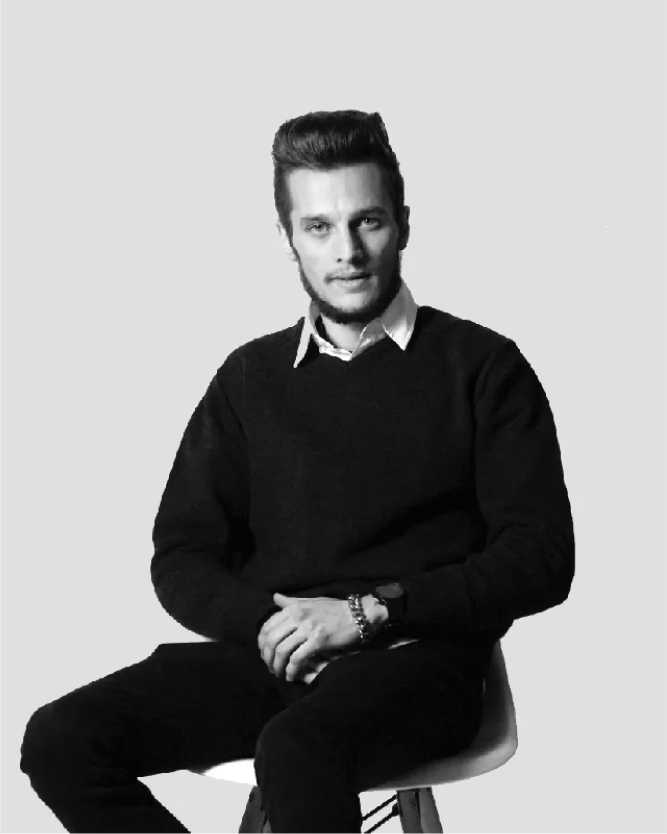
#> input picture brand/portfolio-ai/package/Portfolio_2025_AI_en Folder/Links/Foto_vitor_Hugo_2021-01.jpg, 2668 x 3334 px (shown at 1/4 size)
$ python make_palette.py '../brand/portfolio-ai/package/Portfolio_2025_AI_en Folder/Links/Foto_vitor_Hugo_2021-01.jpg'
#> lines starting #> are read from the running program, lines starting #| are printed output that depends on the picture
#!/usr/bin/env python3
"""Colour-palette slide for 'Desafio de cor' carousels (pillar 'paleta').

Takes ONE final image and writes a 1080x1350 (4:5) slide in the brand look:
  - the whole image, never cropped (fit inside the frame, light-grey brand background)
  - 5 dominant colours as swatches, with HEX + RGB, ordered dark → light
  - title + signature "Vítor Hugo • Bound Visuals" in Visby CF / Poppins

Colours: k-means in CIE Lab (perceptual) on a downsampled copy, 10 clusters, then the 5 most
important ones that are clearly different from each other (ΔE ≥ 12), so a big flat wall doesn't
eat three swatches with near-identical greys. Deterministic (fixed seed) → same image, same palette.

usage: python scripts/make_palette.py <image> [out.jpg] [--title "Colour challenge #3 · azulejo blue"]
       → default out = <image dir>/palette-<image stem>.jpg ; prints the HEX list
"""
import sys, pathlib, argparse
import numpy as np
from PIL import Image, ImageDraw, ImageFont

W, H = 1080, 1350
BLACK, GREY, LIGHT = (11, 12, 12), (197, 193, 183), (229, 229, 227)
FONTS = pathlib.Path(__file__).resolve().parent / "fonts"


def font(name, size):
    return ImageFont.truetype(str(FONTS / name), size)


# --- sRGB <-> Lab (D65) ---------------------------------------------------------------
def _lin(c):
    c = c / 255.0
    return np.where(c <= 0.04045, c / 12.92, ((c + 0.055) / 1.055) ** 2.4)


def rgb2lab(rgb):
    M = np.array([[0.4124, 0.3576, 0.1805], [0.2126, 0.7152, 0.0722], [0.0193, 0.1192, 0.9505]])
    xyz = _lin(rgb.astype(np.float64)) @ M.T / np.array([0.95047, 1.0, 1.08883])
    f = np.where(xyz > 0.008856, np.cbrt(xyz), 7.787 * xyz + 16 / 116)
    return np.stack([116 * f[:, 1] - 16, 500 * (f[:, 0] - f[:, 1]), 200 * (f[:, 1] - f[:, 2])], 1)


def palette(path, n=5, k=10, min_de=12.0):
#> called with n = 5, k = 10, min_de = 12
    im = Image.open(path).convert("RGB")
#> im is the input picture: PIL image 2668x3334 RGB; mean R, G, B 150.1, 150.2, 150.3
    im.thumbnail((240, 240), Image.LANCZOS)
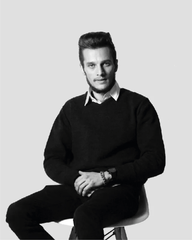
#> im: PIL image 192x240 RGB; mean R, G, B 150.1, 150.2, 150.3
    px = np.asarray(im).reshape(-1, 3)
    lab = rgb2lab(px)
    rng = np.random.default_rng(7)
    cent = lab[rng.choice(len(lab), k, replace=False)]
#> cent = [[89.53, 0.00479, -0.00947], [3.02, 0.000411, -0.000814], [89.18, 0.00477, -0.00944], [89.18, 0.00477, -0.00944], [6.64, -0.664, 0.473], [89.18, 0.00477, -0.00944], [89.18, 0.00477, -0.00944], [89.18, 0.00477, -0.00944], [89.18, 0.00477, -0.00944], [89.18, 0.00477, -0.00944]]
    for _ in range(30):
        lbl = np.argmin(((lab[:, None] - cent[None]) ** 2).sum(-1), 1)
        new = np.array([lab[lbl == i].mean(0) if (lbl == i).any() else cent[i] for i in range(k)])
        if np.allclose(new, cent, atol=0.05):
            break
        cent = new
    w = np.bincount(lbl, minlength=k) / len(lbl)
#> w = [0.00171, 0.314, 0.0157, 0.0097, 0.0238, 0.0104, 0.0218, 0.0121, 0.0126, 0.578]
    # representative sRGB = mean of the real pixels in the cluster (no Lab→RGB round trip)
    rgb = np.array([px[lbl == i].mean(0) if (lbl == i).any() else [0, 0, 0] for i in range(k)])
#> rgb = [[251.4, 251.5, 251.4], [15.77, 15.94, 16.26], [85.39, 85.36, 85.33], [233.7, 233.7, 233.6], [45.72, 45.82, 45.8], [124.6, 124.7, 124.6], [225.9, 225.9, 225.9], [163.5, 163.7, 163.6], [196, 195.9, 195.7], [223.9, 223.9, 223.9]]
    # importance = share of pixels, with a bonus for chroma so the accent colour survives
    chroma = np.hypot(cent[:, 1], cent[:, 2])
#> chroma = [0.0163, 0.129, 0.0177, 0.0281, 0.0491, 0.0796, 0.00161, 0.0943, 0.142, 0.00954]
    score = w * (1 + chroma / 40)
#> score = [0.00172, 0.315, 0.0157, 0.00971, 0.0238, 0.0104, 0.0218, 0.0122, 0.0126, 0.578]
    picked = []
    for thr in (min_de, min_de / 2, 0):
        for i in np.argsort(-score):
            if len(picked) == n:
                break
            if i in picked:
                continue
            if all(np.linalg.norm(cent[i] - cent[j]) >= thr for j in picked):
                picked.append(i)
        if len(picked) == n:
            break
    picked.sort(key=lambda i: cent[i][0])          # dark → light
    return [tuple(int(round(v)) for v in rgb[i]) for i in picked]


def hexs(c):
    return "#%02X%02X%02X" % c


def slide(path, title=None):
    cols = palette(path)
#> cols = [(16, 16, 16), (46, 46, 46), (85, 85, 85), (164, 164, 164), (224, 224, 224)]
    c = Image.new("RGB", (W, H), LIGHT)
    d = ImageDraw.Draw(c)
    m = 72                                           # side margin
    # header
    d.text((m, 70), "COLOUR PALETTE", font=font("VisbyCF-DemiBold.ttf", 30), fill=BLACK)
    d.text((m, 110), "Paleta de cores", font=font("Poppins-Light.ttf", 24), fill=(90, 90, 88))
    if title:
        d.text((W - m, 82), title, font=font("Poppins-Light.ttf", 24), fill=(90, 90, 88), anchor="ra")
    # image, whole, fitted in a box (never cropped)
    box_w, box_h, top = W - 2 * m, 660, 170
    im = Image.open(path).convert("RGB")
    s = min(box_w / im.width, box_h / im.height, 1.0)  # downscale only
#> s = 0.198
    iw, ih = round(im.width * s), round(im.height * s)
#> iw = 528; ih = 660
    im = im.resize((iw, ih), Image.LANCZOS)
#> im: PIL image 528x660 RGB
    c.paste(im, ((W - iw) // 2, top + (box_h - ih) // 2))
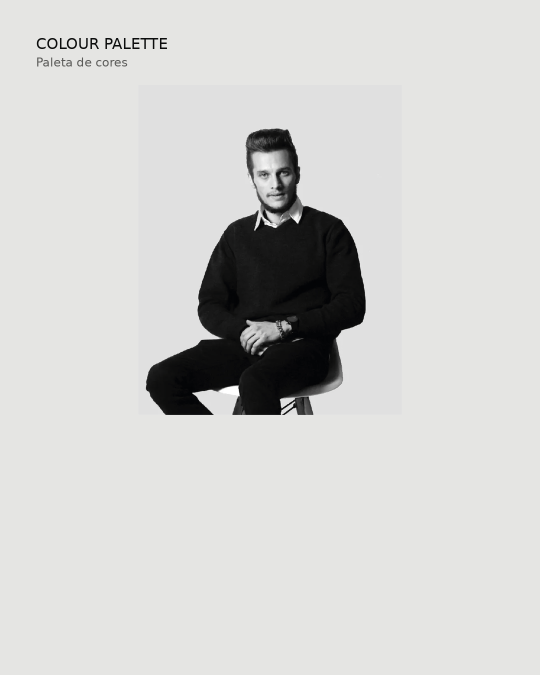
#> c: PIL image 1080x1350 RGB (shown at 1/2 size); mean R, G, B 209.8, 209.8, 208.3
    # swatches
    gap = 16
    sw = (W - 2 * m - gap * 4) // 5
    sy, sh = top + box_h + 48, 250
    for i, col in enumerate(cols):
        x = m + i * (sw + gap)
        near_bg = sum(abs(a - b) for a, b in zip(col, LIGHT)) < 36
        d.rectangle([x, sy, x + sw, sy + sh], fill=col, outline=GREY if near_bg else None, width=2)
        d.text((x, sy + sh + 22), hexs(col), font=font("VisbyCF-Medium.ttf", 24), fill=BLACK)
        d.text((x, sy + sh + 56), "%d · %d · %d" % col, font=font("Poppins-Light.ttf", 19), fill=(90, 90, 88))
#> this loop made 5 passes
#> (col, x, near_bg) on passes 1 to 5: ((16, 16, 16), 72, False), ((46, 46, 46), 262, False), ((85, 85, 85), 452, False), ((164, 164, 164), 642, False), ((224, 224, 224), 832, True)
    # signature (two lines, brand typeface)
    d.text((W - m, H - 98), "Vítor Hugo", font=font("VisbyCF-DemiBold.ttf", 24), fill=BLACK, anchor="ra")
    d.text((W - m, H - 66), "Bound Visuals", font=font("VisbyCF-Light.ttf", 22), fill=(90, 90, 88), anchor="ra")
    d.line([(m, H - 82), (m + 60, H - 82)], fill=BLACK, width=2)
    return c, cols


def main():
    ap = argparse.ArgumentParser()
    ap.add_argument("image")
    ap.add_argument("out", nargs="?")
    ap.add_argument("--title")
    a = ap.parse_args()
    src = pathlib.Path(a.image)
    out = pathlib.Path(a.out) if a.out else src.with_name("palette-" + src.stem + ".jpg")
    img, cols = slide(src, a.title)
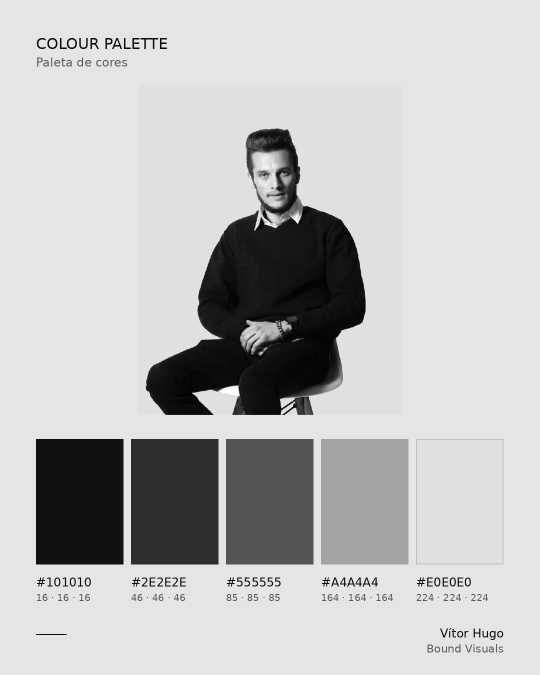
#> img: PIL image 1080x1350 RGB (shown at 1/2 size); mean R, G, B 190.5, 190.5, 189.3
    img.save(out, "JPEG", quality=95, subsampling=0, optimize=True)
    print(out, " ".join(hexs(c) for c in cols))
#| ../brand/portfolio-ai/package/Portfolio_2025_AI_en Folder/Links/palette-Foto_vitor_Hugo_2021-01.jpg #101010 #2E2E2E #555555 #A4A4A4 #E0E0E0


if __name__ == "__main__":
    sys.exit(main())
#> (the program exits here)
